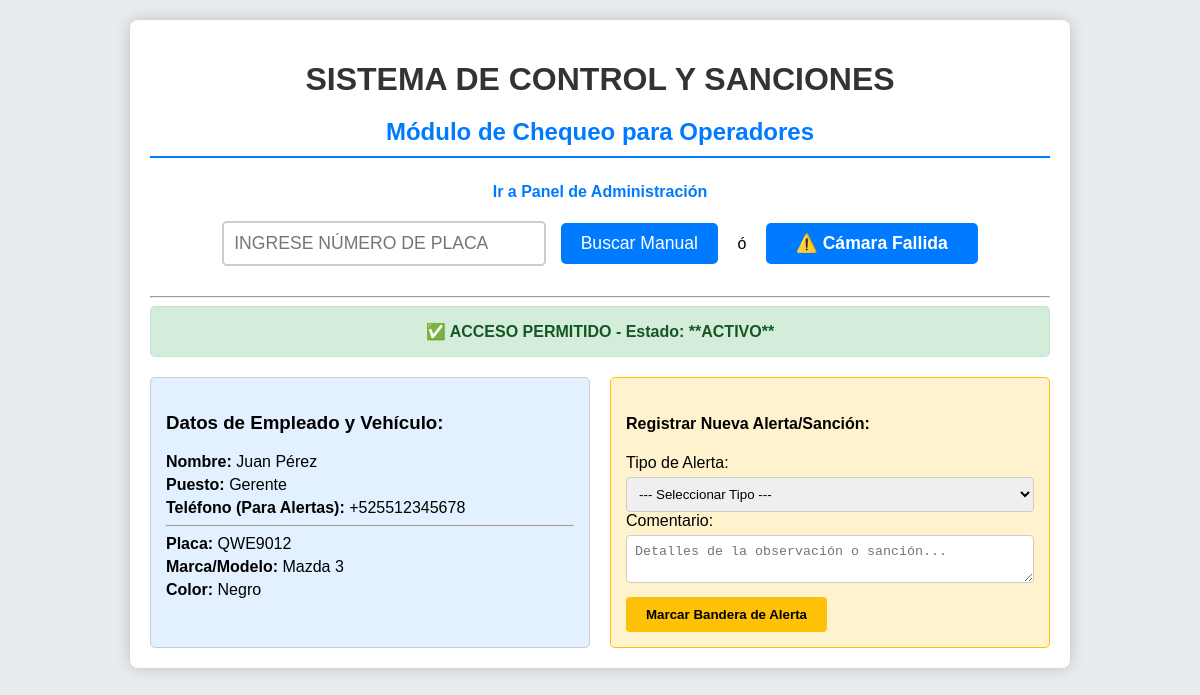
/operador/with_data/QWE9012, run on the app's committed database.
### tables this page shows
CREATE TABLE EMPLEADO_VEHICULO_ASOCIACION (
            id_asociacion INTEGER PRIMARY KEY AUTOINCREMENT,
            fk_empleado INTEGER NOT NULL,
            fk_vehiculo INTEGER NOT NULL,
            estado_acceso TEXT NOT NULL, 
            fecha_registro TEXT,
            FOREIGN KEY (fk_empleado) REFERENCES EMPLEADOS(id_empleado),
            FOREIGN KEY (fk_vehiculo) REFERENCES VEHICULOS(id_vehiculo),
            UNIQUE (fk_empleado, fk_vehiculo) 
        );

CREATE TABLE EMPLEADOS (
            id_empleado INTEGER PRIMARY KEY AUTOINCREMENT, 
            nombre TEXT NOT NULL,
            apellido TEXT NOT NULL,
            puesto TEXT,
            sexo TEXT,
            foto_url TEXT,
            telefono TEXT UNIQUE,
            activo BOOLEAN DEFAULT 1 
        );

CREATE TABLE VEHICULOS (
            id_vehiculo INTEGER PRIMARY KEY AUTOINCREMENT,
            placa TEXT UNIQUE NOT NULL,
            marca TEXT,
            modelo TEXT,
            anio INTEGER,
            color TEXT,
            puertas INTEGER
        );

### app/routes.py (the view)
@main.route('/operador/with_data/<placa>')
def operador_with_data(placa):
    info = get_full_plate_info(placa)
    if not info:
        flash(f"❌ Placa '{placa.upper()}' NO ENCONTRADA después de la búsqueda.")
        return redirect(url_for('main.operador_consulta'))
    return render_template('operador.html', data=info, error=None)

### app/db_manager.py (called while the page is built)
def get_db_connection():
    conn = sqlite3.connect(DB_NAME)
    conn.execute('PRAGMA foreign_keys = ON')
    conn.row_factory = sqlite3.Row
    return conn

def get_full_plate_info(placa):
    conn = get_db_connection()
    cursor = conn.execute("""
        SELECT
            T1.id_asociacion, T1.estado_acceso,
            T2.nombre, T2.apellido, T2.puesto, T2.telefono, T2.foto_url,
            T3.placa, T3.marca, T3.modelo, T3.anio, T3.color
        FROM EMPLEADO_VEHICULO_ASOCIACION AS T1
        JOIN EMPLEADOS AS T2 ON T1.fk_empleado = T2.id_empleado
        JOIN VEHICULOS AS T3 ON T1.fk_vehiculo = T3.id_vehiculo
        WHERE T3.placa = ?
    """, (placa.upper(),)).fetchone()
    conn.close()
    return dict(cursor) if cursor else None

### templates/operador.html (shortened to what this page needs)
<!DOCTYPE html>
<html lang="es">
<head>
</head>
<body>
    <div class="container">
        <h1>SISTEMA DE CONTROL Y SANCIONES</h1>
        <h2>Módulo de Chequeo para Operadores</h2>
        <div class="nav-link">
            <p><a href="{{ url_for('main.admin_dashboard') }}">Ir a Panel de Administración</a></p>
        </div>
        <div class="search-container">
            <form id="manual-form" method="POST" action="{{ url_for('main.operador_buscar') }}" style="display:inline-block;">
                <input type="text" id="placa_input" name="placa_input" placeholder="INGRESE NÚMERO DE PLACA" style="width: 300px;">
                <button type="submit" style="background-color: #007bff;">
                    Buscar Manual
                </button>
            </form>
            <span style="margin: 0 15px;">ó</span>
            <button id="capture-button" class="btn-lpr" style="padding: 10px 30px;">
            </button>
        </div>
        <hr>
        {% if data %}
            {% if data.estado_acceso == 'BLOQUEADO' %}
                <div class="alerta-roja">
                    🚨 **ACCESO DENEGADO** 🚨 <br>
                    El acceso está **BLOQUEADO** por el administrador.
                </div>
            {% else %}
                 <div class="acceso-permitido">
                    ✅ ACCESO PERMITIDO - Estado: **{{ data.estado_acceso }}**
                </div>
            {% endif %}
            <div class="datos-grid">
                <div class="datos-persona">
                    <h3>Datos de Empleado y Vehículo:</h3>
                    <p><strong>Nombre:</strong> {{ data.nombre }} {{ data.apellido }}</p>
                    <p><strong>Puesto:</strong> {{ data.puesto }}</p>
                    <p><strong>Teléfono (Para Alertas):</strong> {{ data.telefono }}</p>
                    <hr>
                    <p><strong>Placa:</strong> {{ data.placa }}</p>
                    <p><strong>Marca/Modelo:</strong> {{ data.marca }} {{ data.modelo }}</p>
                    <p><strong>Color:</strong> {{ data.color }}</p>
                </div>
                <div class="alerta-form">
                    <h4>Registrar Nueva Alerta/Sanción:</h4>
                    <form method="POST" action="{{ url_for('main.operador_alertar') }}">
                        <label for="tipo_alerta">Tipo de Alerta:</label>
                        <select id="tipo_alerta" name="tipo_alerta" required>
                            <option value="">--- Seleccionar Tipo ---</option>
                        </select>
                        <label for="comentario">Comentario:</label>
                        <textarea id="comentario" name="comentario" placeholder="Detalles de la observación o sanción..."></textarea>
                        <button type="submit" class="btn-alerta">Marcar Bandera de Alerta</button>
                    </form>
                </div>
            </div>
        {% endif %}
    </div>
</body>
</html>

### templates/operador.html (style rules this page uses)
body { font-family: Arial, sans-serif; margin: 20px; background-color: #e9ecef; }
.container { max-width: 900px; margin: auto; background: white; padding: 20px; border-radius: 8px; box-shadow: 0 0 15px rgba(0,0,0,0.2); }
h1 { text-align: center; color: #333; margin-bottom: 5px; }
h2 { border-bottom: 2px solid #007bff; padding-bottom: 10px; color: #007bff; text-align: center; margin-bottom: 25px; }
.nav-link { text-align: center; margin-bottom: 15px; }
.nav-link a { color: #007bff; text-decoration: none; font-weight: bold; }
.search-container { text-align: center; margin-bottom: 30px; }
.search-container input[type="text"] { padding: 10px; font-size: 1.1em; border: 2px solid #ccc; border-radius: 5px; width: 300px; margin-right: 10px; }
.search-container button { padding: 10px 20px; font-size: 1.1em; background-color: #007bff; color: white; border: none; border-radius: 5px; cursor: pointer; transition: background-color 0.3s; }
.btn-lpr { background-color: #28a745; color: white; padding: 10px 20px; border-radius: 5px; cursor: pointer; font-weight: bold; display: inline-block; transition: background-color 0.3s; }
.acceso-permitido { padding: 15px; border-radius: 5px; background-color: #d4edda; color: #155724; border: 1px solid #c3e6cb; text-align: center; font-weight: bold; margin-bottom: 20px; }
.datos-grid { display: grid; grid-template-columns: 1fr 1fr; gap: 20px; margin-top: 20px; }
.datos-persona { border: 1px solid #ccc; padding: 15px; border-radius: 5px; background-color: #e2f0ff; }
.alerta-form { padding: 15px; border: 1px solid #ffc107; border-radius: 5px; background-color: #fff3cd; }
.datos-persona p, .alerta-form p { margin: 5px 0; }
.alerta-form textarea, .alerta-form select { width: 100%; padding: 8px; margin-top: 5px; border-radius: 4px; border: 1px solid #ccc; box-sizing: border-box; }
.btn-alerta { background-color: #ffc107; padding: 10px 20px; border: none; border-radius: 4px; cursor: pointer; font-weight: bold; transition: background-color 0.3s; margin-top: 10px; }

### data on the page
EMPLEADO_VEHICULO_ASOCIACION: estado_acceso "ACTIVO"
EMPLEADOS: nombre "Juan", apellido "Pérez", puesto "Gerente", telefono "+525512345678"
VEHICULOS: placa "QWE9012", marca "Mazda", modelo "3", color "Negro"
